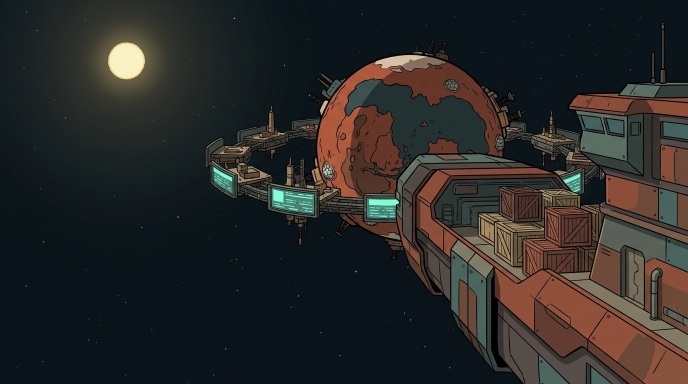
#> input picture art/store/keyart-raw-1.png, 1376 x 768 px (shown at 1/2 size)
$ python clean_background.py ../../art/store/keyart-raw-1.png out.png
#> lines starting #> are read from the running program, lines starting #| are printed output that depends on the picture; after the words box and inside, x2 and y2 are one past the last pixel; in counts of white or black regions, pixels touching at a corner belong together
#!/usr/bin/env python3
"""Smooth the mottled deep-space background of a Gemini key art (#29, Steam store assets).

Gemini's dark gradients come back blotchy. This keeps every pixel that carries
detail (ship, candles, Sun, ring, stars) and replaces flat dark sky with a
heavily blurred copy of itself plus a 1-level dither, so the gradient is smooth
without banding. Pixels count as sky when they are dark and close to the local
blurred average; the mask is feathered so edges blend.

Usage: python3 tools/art/clean_background.py IN.png OUT.png [--lum 70] [--diff 7]
"""
import argparse

import numpy as np
from PIL import Image, ImageFilter


def _blur(arr, radius):
    """Smooth low-pass of a float HxW array: box-downsample by `radius`, then bicubic back up."""
    im = Image.fromarray(arr.astype(np.float32), mode="F")
    w, h = im.size
    small = im.resize((max(2, w // radius), max(2, h // radius)), Image.BOX)
    return np.asarray(small.resize((w, h), Image.BICUBIC))


def masked_blur(px, mask, radius):
    """Blur only the masked (sky) pixels, normalised, so bright detail never bleeds into the sky."""
    w = _blur(mask, radius) + 1e-4
    return np.stack([_blur(px[..., c] * mask, radius) / w for c in range(3)], axis=2)


def main():
    ap = argparse.ArgumentParser(description=__doc__.split("\n")[0])
    ap.add_argument("src")
    ap.add_argument("dst")
    ap.add_argument("--lum", type=float, default=70.0, help="max luminance treated as sky")
    ap.add_argument("--diff", type=float, default=7.0, help="max distance from local average treated as sky")
    a = ap.parse_args()

    img = Image.open(a.src).convert("RGB")
#> img is the input picture: PIL image 1376x768 RGB; mean R, G, B 42.4, 41.8, 40.2
    px = np.asarray(img).astype(np.float32)
    local = np.asarray(img.filter(ImageFilter.GaussianBlur(6))).astype(np.float32)
    lum = px @ np.array([0.299, 0.587, 0.114], dtype=np.float32)
    dist = np.abs(px - local).max(axis=2)
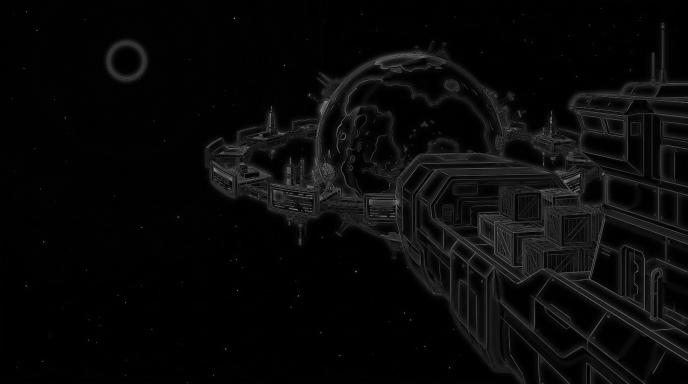
#> dist: shape (768, 1376) float32 (shown at 1/2 size); min 0, max 194, mean 8.8
    sky = ((lum < a.lum) & (dist < a.diff)).astype(np.float32)
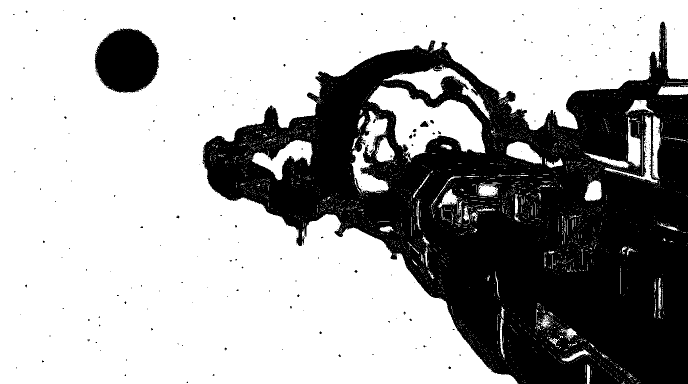
#> sky: shape (768, 1376) float32 (shown at 1/2 size); values 0 (black) and 1 (white), 64.7% white; 326 black regions (314 under 20 px), largest, box (x1, y1, x2, y2) and area: (405, 43, 1376, 768) 358961, (189, 57, 318, 186) 12825, (840, 242, 857, 254) 139
    smooth = masked_blur(px, sky, 32)
#> call 3 of _blur, with radius = 32
#> in _blur (call 3), `im = Image.fromarray(arr.astype(np.float32), mode="F")`:
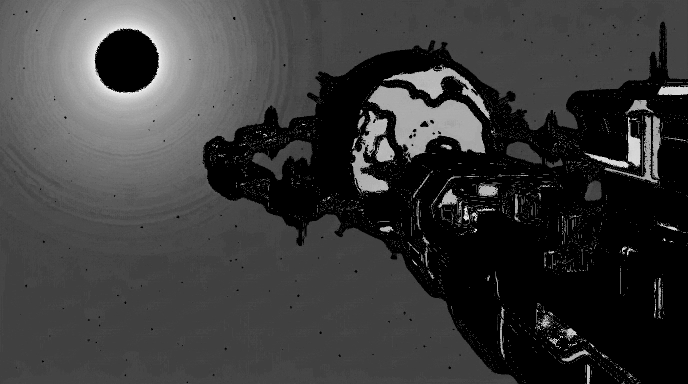
#> im: PIL image 1376x768 F (shown at 1/2 size); min 0, max 75, mean 17.3; drawn with min black and max white
#> in _blur (call 3), `return np.asarray(small.resize((w, h), Image.BICUBIC))`:
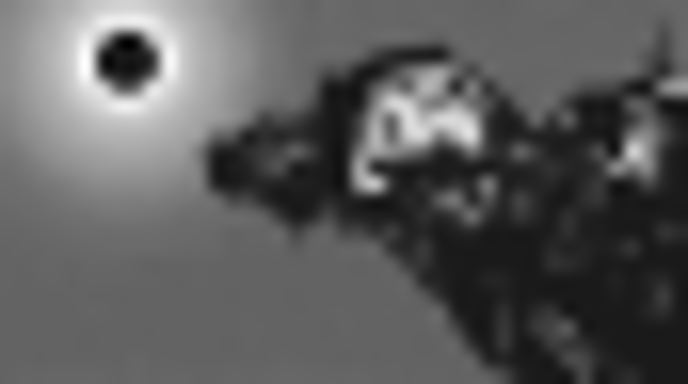
#> returned value: shape (768, 1376) float32 (shown at 1/2 size); min -7.06, max 60.05, mean 17.3; drawn with min black and max white
#> call 4 of _blur, with radius = 32
#> in _blur (call 4), `im = Image.fromarray(arr.astype(np.float32), mode="F")`:
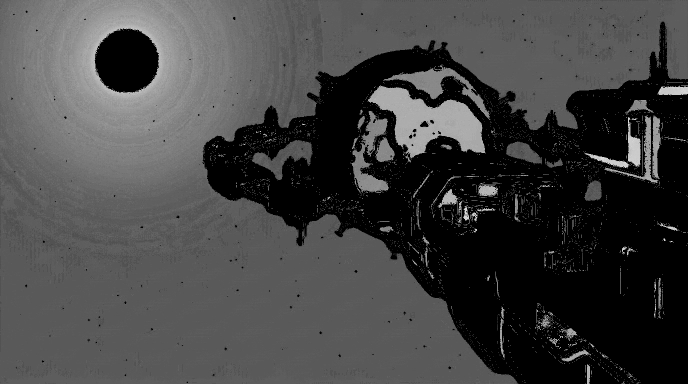
#> im: PIL image 1376x768 F (shown at 1/2 size); min 0, max 74, mean 19.7; drawn with min black and max white
#> in _blur (call 4), `return np.asarray(small.resize((w, h), Image.BICUBIC))`:
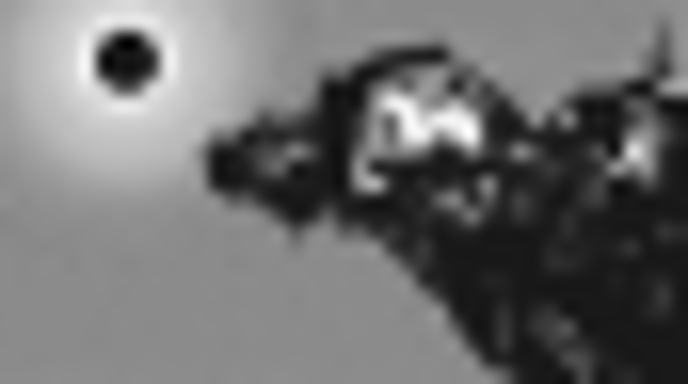
#> returned value: shape (768, 1376) float32 (shown at 1/2 size); min -5.74, max 52.32, mean 19.7; drawn with min black and max white
    mask = np.asarray(Image.fromarray((sky * 255).astype(np.uint8)).filter(ImageFilter.MinFilter(5))
                      .filter(ImageFilter.GaussianBlur(3))).astype(np.float32)[..., None] / 255.0
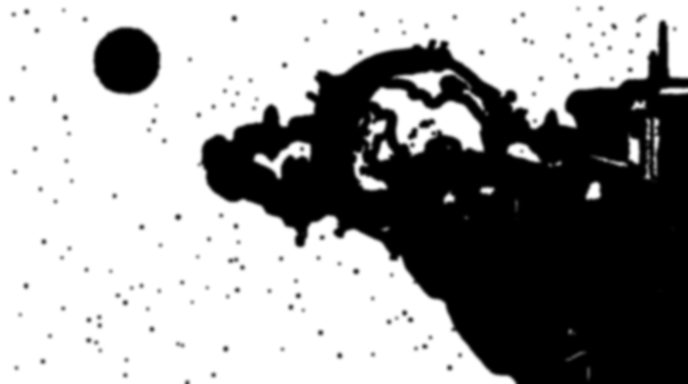
#> mask: shape (768, 1376, 1) float32 (shown at 1/2 size); min 0, max 1, mean 0.609

    rng = np.random.default_rng(29)
    dither = rng.uniform(-0.5, 0.5, size=px.shape[:2])[..., None].astype(np.float32)
    out = px * (1 - mask) + (smooth + dither) * mask
    Image.fromarray(np.clip(np.rint(out), 0, 255).astype(np.uint8)).save(a.dst)
    print(f"sky fraction {sky.mean():.2f} -> {a.dst}")
#| sky fraction 0.65 -> out.png


if __name__ == "__main__":
    main()
